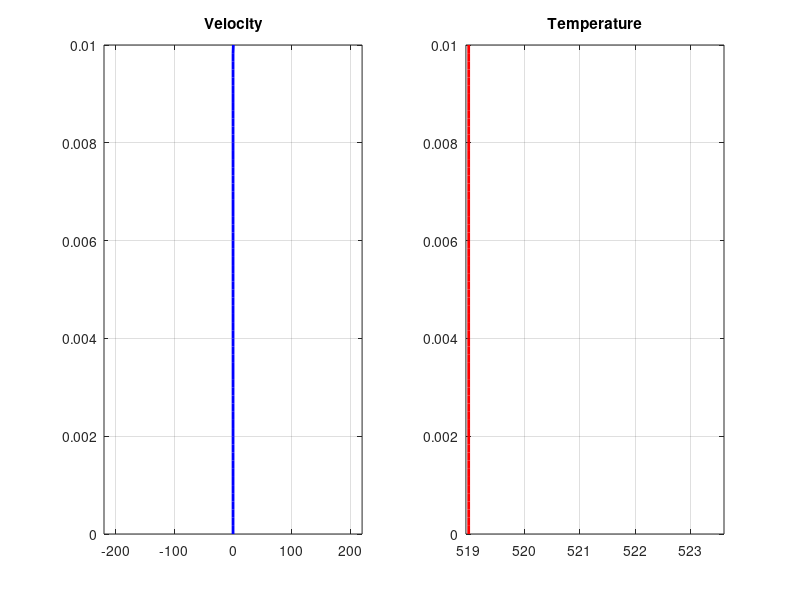

Reproduce this figure in MATLAB. (Note: this script raises an error after producing the figure.)
clear all
close all
clc

%% 
ADIABATIC_LOWER_PLATE = false; 
filename = 'OscillatingTemp_velo.gif';

%% PHYSICAL CONSTANTS 
freq = 1000;             
omega = 2 * pi * freq;  
Period = 1 / freq;      

U_inf = 200;            
h_inch = 0.01;          
h = h_inch / 12;        
T0 = 519;               

% Fluid Properties
rho = 0.00237;          
mu = 3.737e-7;          
J = 778.17; g_c = 32.174; cp_btu = 0.24;          
cp = cp_btu * g_c * J; Pr = 0.71; k = (mu * cp) / Pr;     

%% SIMUALTION SETUP 
n = 61;                 
dy = h / (n - 1);       
y = linspace(0, h, n);  

% Stability Time Step
alpha = k / (rho * cp); 
dt_limit_v = 0.5 * (rho * dy^2) / mu;  
dt_limit_t = 0.5 * dy^2 / alpha;       
dt = min(dt_limit_v, dt_limit_t) * 0.9; 

%% MAKING VIDEO
steps_per_cycle = Period / dt;
plot_interval = floor(steps_per_cycle / 60); % set fps here 

fprintf('Total steps per cycle: %.0f\n', steps_per_cycle);

% Creating the figure window
h_fig = figure('Color','black');
axis tight manual 

%% IC
u = zeros(1, n);        
T = ones(1, n) * T0;    
u(n) = 0;          % MAKING A CHANGE HERE   
if ~ADIABATIC_LOWER_PLATE, T(1) = T0; end

%% Main Loop
t_now = 0;
t_max = 2.0 * Period; % three cycles of oscillation 
iter = 0;

u_new = u;
T_new = T;

while (t_now < t_max)
    
    % Momentum eqn
    for i = 2:(n-1)
        diffusion = (mu/rho) * (u(i+1) - 2*u(i) + u(i-1)) / dy^2;
        u_new(i) = u(i) + dt * diffusion;
    end
    
    % Energy eqn
    for i = 2:(n-1)
        diff_T = (k / (rho*cp)) * (T(i+1) - 2*T(i) + T(i-1)) / dy^2;
        du_dy = (u(i+1) - u(i-1)) / (2*dy); 
        visc_heat = (mu / (rho*cp)) * (du_dy)^2;
        T_new(i) = T(i) + dt * (diff_T + visc_heat);
    end
    
    % BC
    u_new(1) = 0; 
    u_new(n) = U_inf * sin(omega * (t_now + dt)); 
    T_new(n) = T0;
    
    if ADIABATIC_LOWER_PLATE
        T_new(1) = T_new(2); 
    else
        T_new(1) = T0;       
    end
    
    % GIF creation
    if mod(iter, plot_interval) == 0
        % Velocity plot
        subplot(1,2,1);
        plot(u_new, y*12, 'b-', 'LineWidth', 2);
        xlim([-U_inf-20, U_inf+20]); ylim([0, h_inch]);
        title('Velocity'); grid on;
        
        % Temperature Plot
        subplot(1,2,2);
        plot(T_new, y*12, 'r-', 'LineWidth', 2);
        xlim([T0 - 0.05, 523.5 + 0.1]); ylim([0, h_inch]);
        title('Temperature'); grid on;
        
        sgtitle(sprintf('t = %.5f s', t_now));
        
        drawnow;
        frame = getframe(gcf); 
        im = frame2im(frame); 
        [imind, cm] = rgb2ind(im, 256); 
        
        % making the video file 
        if iter == 0 
            % First frame
            imwrite(imind, cm, filename, 'gif', 'Loopcount', inf, 'DelayTime', 0.1); 
        else 
            % Subsequent frames
            imwrite(imind, cm, filename, 'gif', 'WriteMode', 'append', 'DelayTime', 0.1); 
        end 
    end  
    
    u = u_new;
    T = T_new;
    t_now = t_now + dt;
    iter = iter + 1;
end

fprintf(' GIF saved as %s\n', filename);